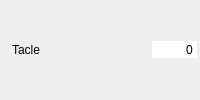
       <widget class="QWidget" name="widget_tacle" native="true">
        <property name="minimumSize">
         <size>
          <width>200</width>
          <height>26</height>
         </size>
        </property>
        <layout class="QHBoxLayout" name="horizontalLayout_8">
         <property name="spacing">
          <number>2</number>
         </property>
         <property name="leftMargin">
          <number>3</number>
         </property>
         <property name="topMargin">
          <number>3</number>
         </property>
         <property name="rightMargin">
          <number>3</number>
         </property>
         <property name="bottomMargin">
          <number>3</number>
         </property>
         <item>
          <widget class="QLabel" name="label_15">
           <property name="text">
            <string/>
           </property>
           <property name="pixmap">
            <pixmap resource="../images/images.qrc">:/Aptitudes/tacle.png</pixmap>
           </property>
          </widget>
         </item>
         <item>
          <widget class="QLabel" name="label_tacle">
           <property name="text">
            <string>Tacle</string>
           </property>
          </widget>
         </item>
         <item>
          <spacer name="horizontalSpacer_9">
           <property name="orientation">
            <enum>Qt::Horizontal</enum>
           </property>
           <property name="sizeHint" stdset="0">
            <size>
             <width>37</width>
             <height>12</height>
            </size>
           </property>
          </spacer>
         </item>
         <item>
          <widget class="QSpinBox" name="sp_tacle">
           <property name="focusPolicy">
            <enum>Qt::NoFocus</enum>
           </property>
           <property name="autoFillBackground">
            <bool>true</bool>
           </property>
           <property name="frame">
            <bool>false</bool>
           </property>
           <property name="alignment">
            <set>Qt::AlignRight|Qt::AlignTrailing|Qt::AlignVCenter</set>
           </property>
           <property name="buttonSymbols">
            <enum>QAbstractSpinBox::NoButtons</enum>
           </property>
           <property name="suffix">
            <string/>
           </property>
           <property name="maximum">
            <number>9999999</number>
           </property>
           <property name="stepType">
            <enum>QAbstractSpinBox::DefaultStepType</enum>
           </property>
          </widget>
         </item>
        </layout>
       </widget>
